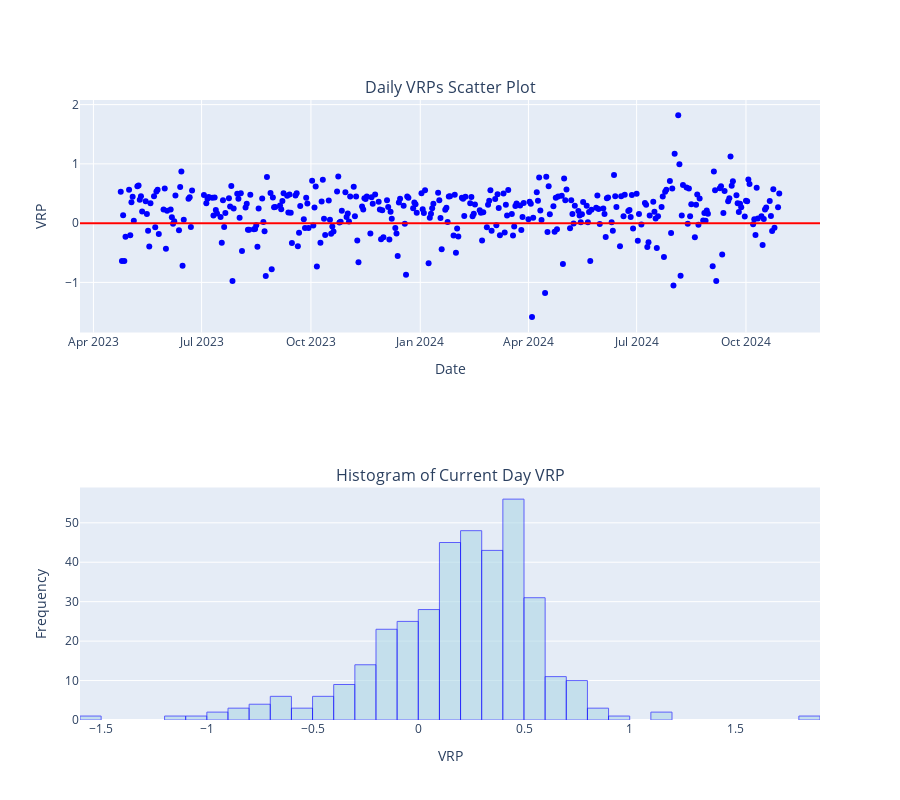

The code cell stored with this chart in its notebook:
### Code cell
fig = make_subplots(
    rows=2, cols=1,
    subplot_titles=("Daily VRPs Scatter Plot", "Histogram of Current Day VRP"),
    row_heights=[0.5, 0.5]
)

# Scatter Plot in the First Row
fig.add_trace(
    go.Scatter(
        x=base_backtest_df.index,  # x-axis as index (or replace with desired x-axis data)
        y=base_backtest_df['current_day_VRP'],
        mode='markers',
        marker=dict(color='blue'),
        name='Current Day VRP'
    ),
    row=1, col=1
)

# Add a red line at y = 0 in the scatter plot
fig.add_hline(
    y=0, line=dict(color='red', width=2), row=1, col=1
)

# Histogram in the Second Row with lighter blue, translucent bars, and defined borders
fig.add_trace(
    go.Histogram(
        x=base_backtest_df['current_day_VRP'],
        marker=dict(color='lightblue', opacity=0.6, line=dict(color='blue', width=1)),
        name='VRP Distribution'
    ),
    row=2, col=1
)

# Update layout with increased height and hide legend
fig.update_layout(
    xaxis_title="Date",
    yaxis_title="VRP",
    xaxis2_title="VRP",
    yaxis2_title="Frequency",
    height=800,  # Increase this value to make the figure taller
    showlegend=False  # Hide the legend
)

# Show combined plot
fig.show()

### Figure 1 — Plotly figure (JSON) as saved in the notebook; plotly's stock layout.template omitted (floating-point values rounded to 4 significant figures; data arrays with more than 128 entries replaced by an {"elided": "..."} marker saying what was removed)
{"data": [{"marker": {"color": "blue"}, "mode": "markers", "name": "Current Day VRP", "type": "scatter", "x": {"elided": "377 str values"}, "xaxis": "x", "y": {"elided": "377 float values"}, "yaxis": "y"}, {"marker": {"color": "lightblue", "line": {"color": "blue", "width": 1}, "opacity": 0.6}, "name": "VRP Distribution", "type": "histogram", "x": {"elided": "377 float values"}, "xaxis": "x2", "yaxis": "y2"}], "layout": {"annotations": [{"font": {"size": 16}, "showarrow": false, "text": "Daily VRPs Scatter Plot", "x": 0.5, "xanchor": "center", "xref": "paper", "y": 1, "yanchor": "bottom", "yref": "paper"}, {"font": {"size": 16}, "showarrow": false, "text": "Histogram of Current Day VRP", "x": 0.5, "xanchor": "center", "xref": "paper", "y": 0.375, "yanchor": "bottom", "yref": "paper"}], "height": 800, "shapes": [{"line": {"color": "red", "width": 2}, "type": "line", "x0": 0, "x1": 1, "xref": "x domain", "y0": 0, "y1": 0, "yref": "y"}], "showlegend": false, "xaxis": {"anchor": "y", "domain": [0, 1], "title": {"text": "Date"}}, "xaxis2": {"anchor": "y2", "domain": [0, 1], "title": {"text": "VRP"}}, "yaxis": {"anchor": "x", "domain": [0.625, 1], "title": {"text": "VRP"}}, "yaxis2": {"anchor": "x2", "domain": [0, 0.375], "title": {"text": "Frequency"}}}}
